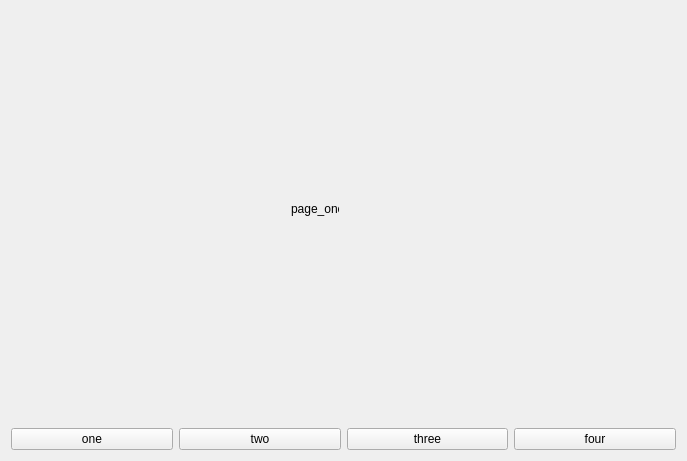
<?xml version="1.0" encoding="UTF-8"?>
<ui version="4.0">
 <class>StaWidget</class>
 <widget class="QWidget" name="StaWidget">
  <property name="geometry">
   <rect>
    <x>0</x>
    <y>0</y>
    <width>687</width>
    <height>461</height>
   </rect>
  </property>
  <property name="windowTitle">
   <string>StaWidget</string>
  </property>
  <layout class="QVBoxLayout" name="verticalLayout">
   <property name="spacing">
    <number>0</number>
   </property>
   <property name="leftMargin">
    <number>0</number>
   </property>
   <property name="topMargin">
    <number>0</number>
   </property>
   <property name="rightMargin">
    <number>0</number>
   </property>
   <property name="bottomMargin">
    <number>0</number>
   </property>
   <item>
    <widget class="HeaderForm" name="widget_header" native="true"/>
   </item>
   <item>
    <widget class="QWidget" name="widget_stack" native="true">
     <layout class="QVBoxLayout" name="verticalLayout_3">
      <item>
       <widget class="QStackedWidget" name="stackedWidget_register">
        <property name="currentIndex">
         <number>0</number>
        </property>
        <widget class="QWidget" name="page_one">
         <widget class="QLabel" name="label_one">
          <property name="geometry">
           <rect>
            <x>280</x>
            <y>190</y>
            <width>48</width>
            <height>16</height>
           </rect>
          </property>
          <property name="text">
           <string>page_one</string>
          </property>
         </widget>
        </widget>
        <widget class="QWidget" name="page_two">
         <widget class="QLabel" name="label_two">
          <property name="geometry">
           <rect>
            <x>260</x>
            <y>180</y>
            <width>54</width>
            <height>12</height>
           </rect>
          </property>
          <property name="text">
           <string>page_two</string>
          </property>
         </widget>
        </widget>
        <widget class="QWidget" name="page_three">
         <widget class="QLabel" name="label_three">
          <property name="geometry">
           <rect>
            <x>280</x>
            <y>180</y>
            <width>54</width>
            <height>12</height>
           </rect>
          </property>
          <property name="text">
           <string>page_three</string>
          </property>
         </widget>
        </widget>
        <widget class="QWidget" name="page_four">
         <widget class="QLabel" name="label_four">
          <property name="geometry">
           <rect>
            <x>280</x>
            <y>180</y>
            <width>54</width>
            <height>12</height>
           </rect>
          </property>
          <property name="text">
           <string>page_four</string>
          </property>
         </widget>
        </widget>
       </widget>
      </item>
     </layout>
    </widget>
   </item>
   <item>
    <widget class="QWidget" name="widget_op" native="true">
     <layout class="QHBoxLayout" name="horizontalLayout">
      <item>
       <widget class="QPushButton" name="pushButton_one">
        <property name="text">
         <string>one</string>
        </property>
       </widget>
      </item>
      <item>
       <widget class="QPushButton" name="pushButton_two">
        <property name="text">
         <string>two</string>
        </property>
       </widget>
      </item>
      <item>
       <widget class="QPushButton" name="pushButton_three">
        <property name="text">
         <string>three</string>
        </property>
       </widget>
      </item>
      <item>
       <widget class="QPushButton" name="pushButton_four">
        <property name="text">
         <string>four</string>
        </property>
       </widget>
      </item>
     </layout>
    </widget>
   </item>
  </layout>
 </widget>
 <layoutdefault spacing="6" margin="11"/>
 <customwidgets>
  <customwidget>
   <class>HeaderForm</class>
   <extends>QWidget</extends>
   <header location="global">headerform.h</header>
   <container>1</container>
  </customwidget>
 </customwidgets>
 <resources/>
 <connections/>
</ui>
